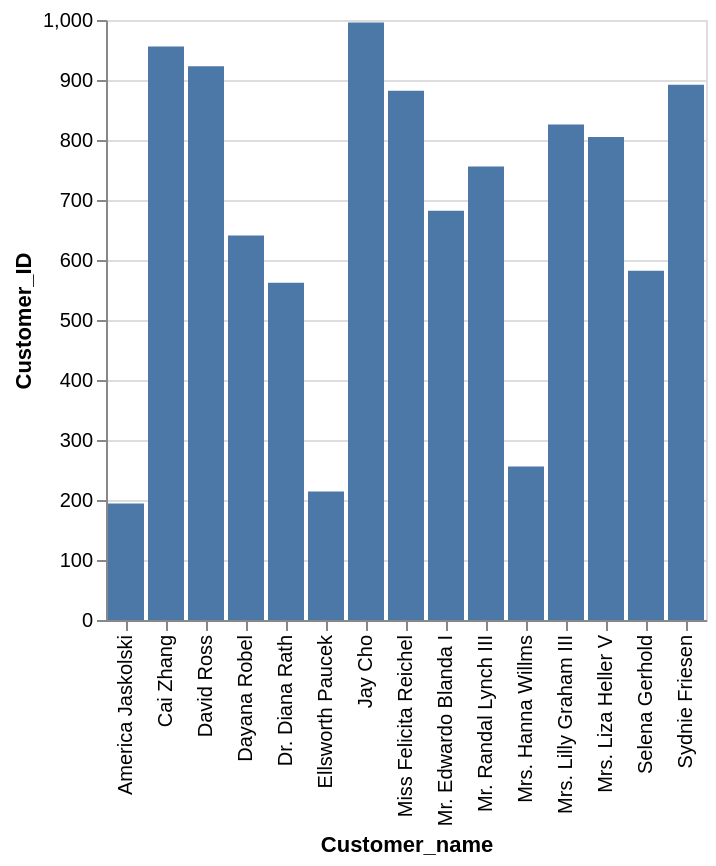

Vega-Lite specification stored for this chart:
### Vega-Lite specification from a JSON file in a GitHub repository (floating-point values rounded to 4 significant figures)
{"data": {"values": [{"x_data": "America Jaskolski", "y_data": 194}, {"x_data": "Ellsworth Paucek", "y_data": 214}, {"x_data": "Mrs. Hanna Willms", "y_data": 256}, {"x_data": "Dr. Diana Rath", "y_data": 562}, {"x_data": "Selena Gerhold", "y_data": 582}, {"x_data": "Dayana Robel", "y_data": 641}, {"x_data": "Mr. Edwardo Blanda I", "y_data": 682}, {"x_data": "Mr. Randal Lynch III", "y_data": 756}, {"x_data": "Mrs. Liza Heller V", "y_data": 805}, {"x_data": "Mrs. Lilly Graham III", "y_data": 826}, {"x_data": "Miss Felicita Reichel", "y_data": 882}, {"x_data": "Sydnie Friesen", "y_data": 892}, {"x_data": "David Ross", "y_data": 923}, {"x_data": "Cai Zhang", "y_data": 956}, {"x_data": "Jay Cho", "y_data": 996}]}, "mark": "bar", "encoding": {"x": {"field": "x_data", "type": "nominal", "title": "Customer_name", "sort": "ascending"}, "y": {"field": "y_data", "type": "quantitative", "title": "Customer_ID"}}}
